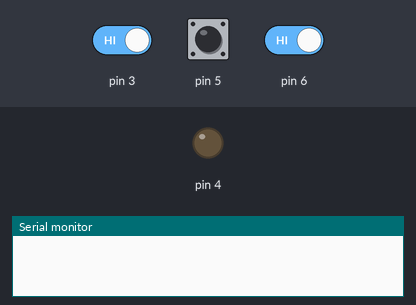
Recording of a sketch running on a simulated Arduino Uno, built with avr-gcc and run on an emulated ATmega328P. On the bench: output pins drawn as LEDs (lit = HIGH), the last lines printed to the serial monitor. The test bench sets the inputs (shaded band); at power-on: pin 3 HIGH, pin 6 HIGH, pin 5 HIGH.

Above: at 2.8 s.
2.9 s: pin 3 driven LOW and pin 6 driven LOW
At 4.0 s:
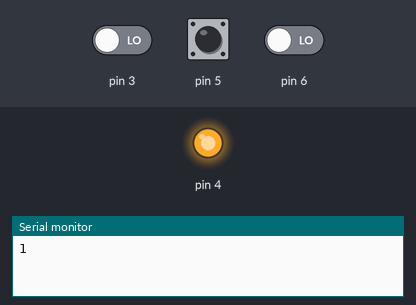
4.4 s: pin 5 pulled LOW for 1 s
At 5.1 s:
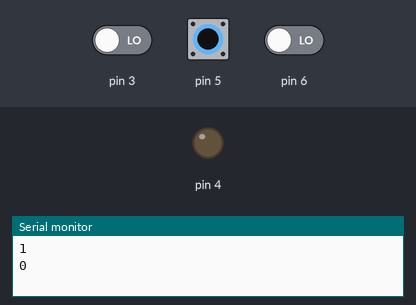
Timing chart, 0 to 7.4 s (numbered marks = the images above; inputs shaded):
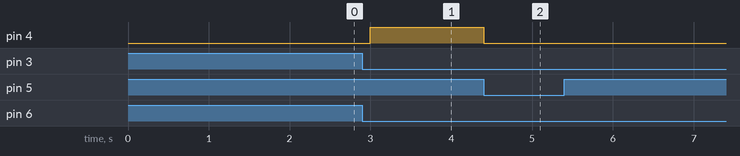

The sketch:

Semi-smart-plug.ino
```cpp
unsigned long last_time, last_press;
bool start, midbt, ltbt, rtbt, midbutt, leftbutt, rightbutt;
unsigned int t, timer;
void setup() {
  pinMode(4, digitalWrite);
  pinMode(3, INPUT_PULLUP);
  pinMode(5, INPUT_PULLUP);
  pinMode(6, INPUT_PULLUP);
  Serial.begin(9600);
}

void loop() {
  midbt = !digitalRead(3);
  ltbt = !digitalRead(5);
  rtbt = !digitalRead(6);
  timer = 1000 * 60 * t;
  // Обработка нажатия левой кнопки
  if (ltbt && !leftbutt && millis() - last_press > 100) {
    leftbutt = 1;
    start = 0;
    digitalWrite(4, LOW);
    if ((t - 1) != 65535) {t --;}
    Serial.println(t);
    last_time = millis();
    last_press = millis();
  }
  if (!ltbt && leftbutt && millis() - last_press > 100) {
    leftbutt = 0;
    last_press = millis();
  }
  // Обработка нажатия правой кнопки
  if (rtbt && !rightbutt && millis() - last_press > 100) {
    rightbutt = 1;
    start = 0;
    digitalWrite(4, LOW);
    if ((t + 1) <= 60) {t ++;}
    Serial.println(t);
    last_time = millis();
    last_press = millis();
  }
  if (!rtbt && rightbutt && millis() - last_press > 100) {
    rightbutt = 0;
    last_press = millis();
  }
  // Обработка нажатия средней кнопки
  if (midbt && !midbutt && millis() - last_press > 100) {
    midbutt = 1;
    start = 1;
    digitalWrite(4, HIGH);
    last_time = millis();
    last_press = millis();
  }
  if (!midbt && midbutt && millis() - last_press > 100) {
    midbutt = 0;
    last_press = millis();
  }
  if (millis() - last_time >= timer && start == 1) {
    digitalWrite(4, LOW);
    last_time = millis();
    start = 0;
  }
}
```

Measured:
- after the input at 2.9 s, pin 4: LOW → HIGH after 0.10 s
- after the input at 4.4 s, pin 4: HIGH → LOW at once
